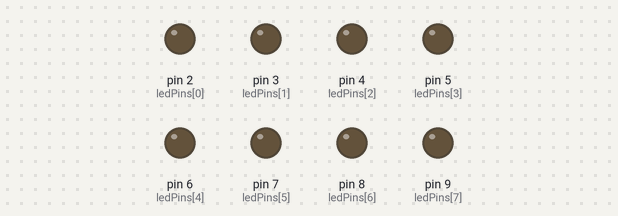
Bench run of a sketch on a simulated Arduino Uno, built with avr-gcc and run on an emulated ATmega328P. Shown: output pins drawn as LEDs (lit = HIGH).

Above: at 0.5 s.
At 2.5 s:
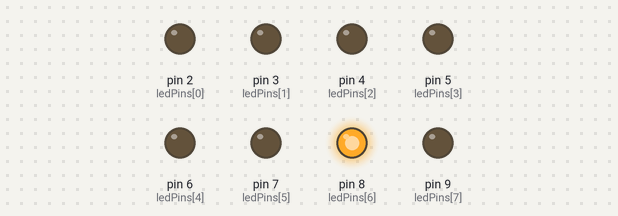
At 3.5 s:
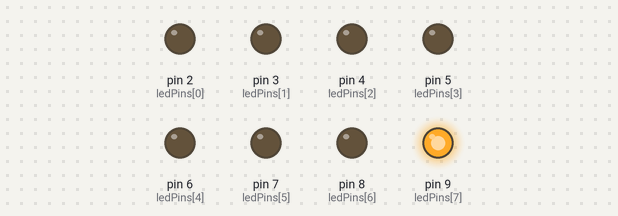
At 4.5 s:
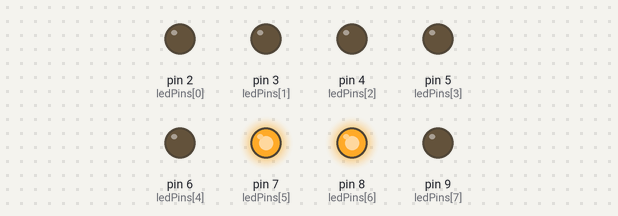
At 6.5 s:
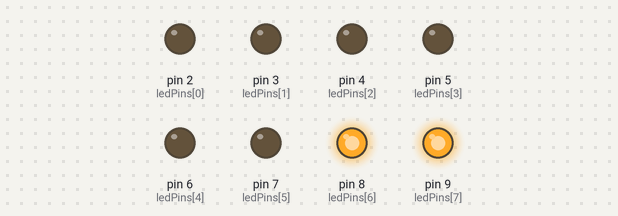
At 8.5 s:
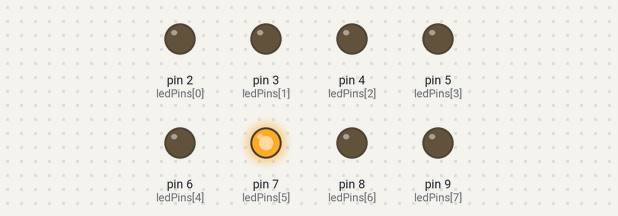
Timing chart, 0 to 9.1 s (numbered marks = the images above):
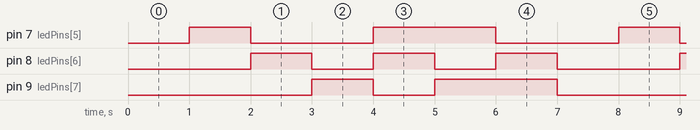

The sketch:

multiLED.ino
```cpp
/*
Tai Xiang HW4  MultiRed blinking LED
pure red led replaced with rg led with green value set to 0
*/


int ledPins[] = {2, 3, 4, 5, 6, 7, 8, 9};
int delayTime = 1000;

// using weird RG LED - set G to 0 for red

void setup()
{
for (int i = 0; i < 8; i++){
  pinMode(ledPins[i], OUTPUT);
    }
}

void loop()
{
  rgbColorAll();
  // makeColor();  // red pin blinks in loop
}

void rgbColor(int red_light_value, int green_light_value, int blue_light_value)
 {
  analogWrite(ledPins[5], red_light_value);
  analogWrite(ledPins[6], green_light_value);
  analogWrite(ledPins[7], blue_light_value);
}
void rgbColorAll(){
  rgbColor(0, 0, 0);
  delay(delayTime);
  rgbColor(255, 0, 0);
  delay(delayTime);
  rgbColor(0, 255, 0);
  delay(delayTime);
  rgbColor(0, 0, 255);
  delay(delayTime);
  rgbColor(255, 255, 0);
  delay(delayTime);
  rgbColor(255, 0, 255);
  delay(delayTime);
  rgbColor(0, 255, 255);
  delay(delayTime);
  rgbColor(255, 255, 255);
}


void makeColor()
{


  // turn all the LEDs on:

  digitalWrite(ledPins[0], HIGH);  //Turns on LED #0 (pin 4)
  delay(delayTime);                //wait delayTime milliseconds
  digitalWrite(ledPins[1], HIGH);  //Turns on LED #1 (pin 5)
  delay(delayTime);                //wait delayTime milliseconds
  digitalWrite(ledPins[2], HIGH);  //Turns on LED #2 (pin 6)
  delay(delayTime);                //wait delayTime milliseconds
  digitalWrite(ledPins[3], HIGH);  //Turns on LED #3 (pin 7)
  delay(delayTime);                //wait delayTime milliseconds
  digitalWrite(ledPins[4], HIGH);  //Turns on LED #4 (pin 8)
  delay(delayTime);                //wait delayTime milliseconds


  // turn all the LEDs off:

  digitalWrite(ledPins[7], LOW);   //Turn off LED #5 (pin 9)
  delay(delayTime);                //wait delayTime milliseconds
  digitalWrite(ledPins[6], LOW);   //Turn off LED #4 (pin 8)
  delay(delayTime);                //wait delayTime milliseconds
  digitalWrite(ledPins[5], LOW);   //Turn off LED #3 (pin 7)
  delay(delayTime);                //wait delayTime milliseconds
  digitalWrite(ledPins[4], LOW);   //Turn off LED #2 (pin 6)
  delay(delayTime);                //wait delayTime milliseconds
  digitalWrite(ledPins[3], LOW);   //Turn off LED #1 (pin 5)
  delay(delayTime);                //wait delayTime milliseconds
}
```

Measured:
- by itself, pin 7 (ledPins[5]): repeats every 7.0 s: LOW 2.0 s, HIGH 2.0 s, LOW 2.0 s, HIGH 1.0 s
- by itself, pin 8 (ledPins[6]): repeats every 7.0 s: 2 × (LOW 1.0 s, HIGH 1.0 s), LOW 2.0 s, HIGH 1.0 s
- by itself, pin 9 (ledPins[7]): repeats every 7.0 s: LOW 1.0 s, HIGH 2.0 s, LOW 3.0 s, HIGH 1.0 s
